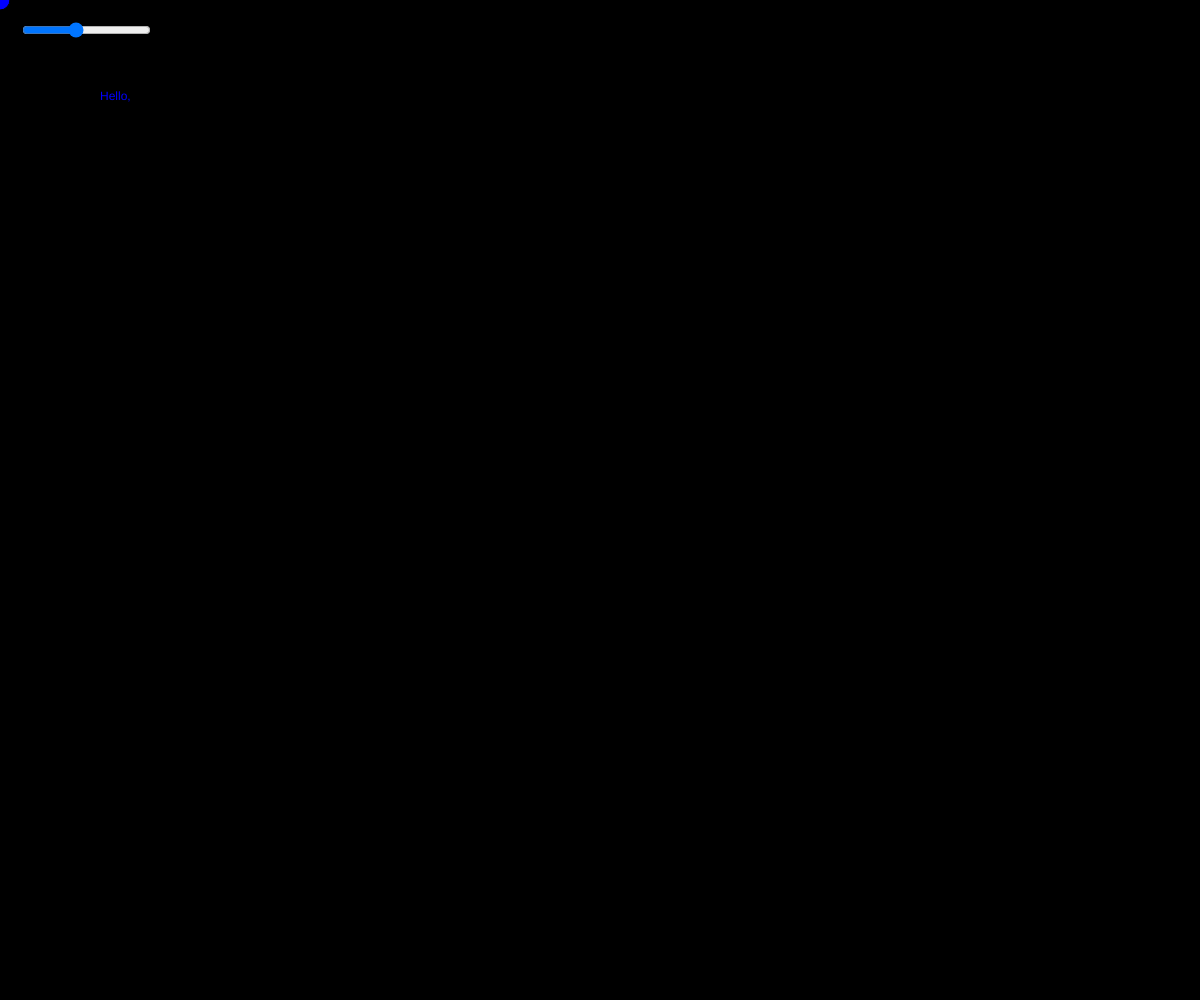
Frame 1 (no input)
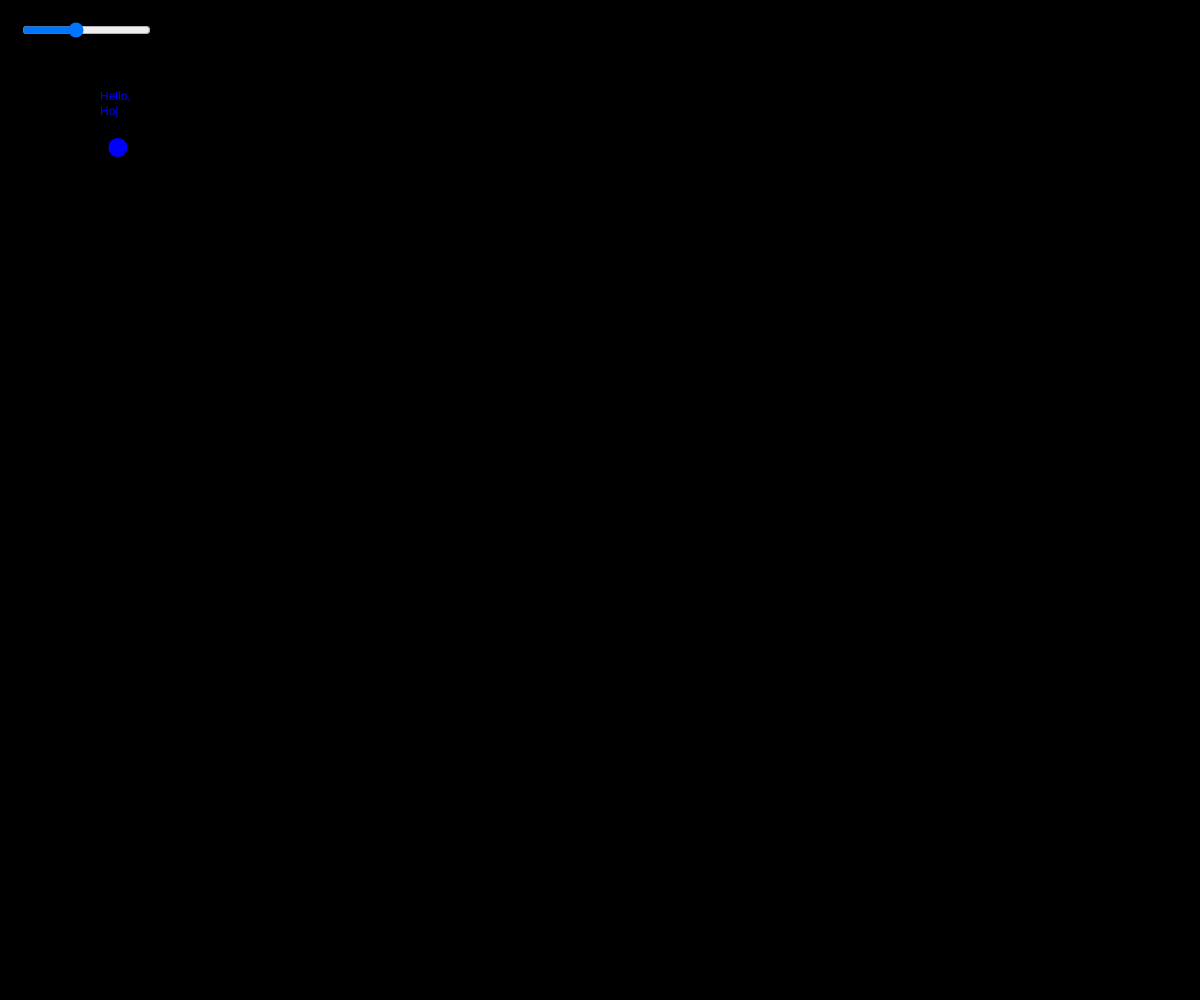
Frame 60 (no input)
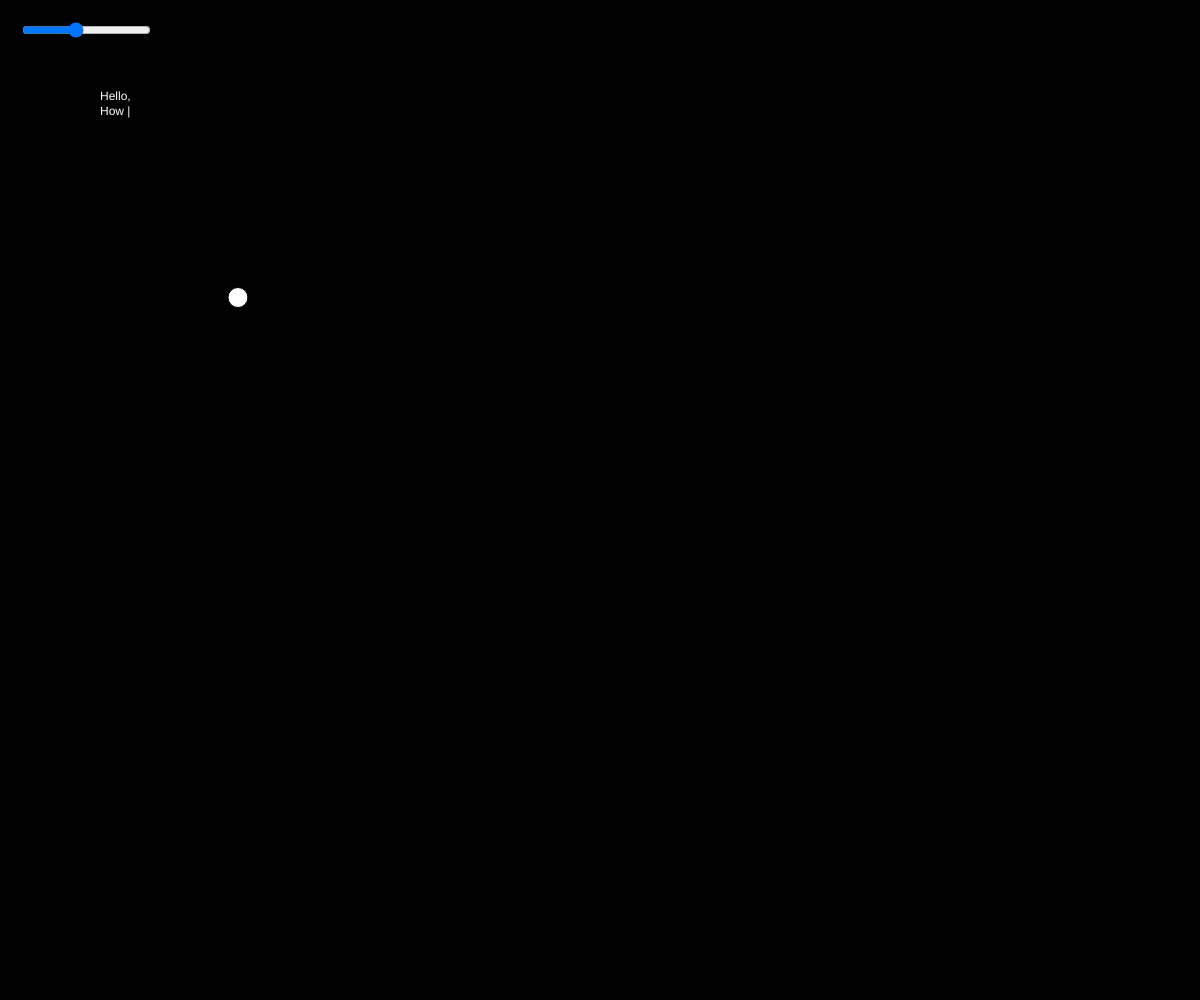
Frame 120 (the mouse pressed at the canvas centre since frame 60)

The p5.js sketch that drew these frames (run headless with seeded random() and noise() and a simulated clock; from frame 60 on, the mouse is pressed at the canvas centre):

// p5.js sketch
// ── sketch.js
  var x, y, xVel, yVel, intro, curChar, prevChar, speech, anim;
  var textSpdSld, textSpd;
function setup() {
  createCanvas(windowWidth, windowHeight);
 x = 0;
 y = 0;
  xVel = 2;
  yVel = 2.5;
  intro = "Hello, \n"
  speech = "How are you? \nI'm BoRen, ";
  curChar = speech.charAt(0);
  anim = 0;
  textSpdSld = createSlider(1, 60, 25);
  textSpdSld.position(20, 20);
}

function draw() {
  textSpd = textSpdSld.value();
  background(0);
  mouseColor = color(mouseX, mouseY, 255);
  fill(mouseColor);
  
  text(intro, 100, 100);
  if(speech.length > 1 && speech.startsWith(curChar)){
      if(!intro.endsWith('|') && anim !== 1){
        if(anim === 2){
           intro = intro.substring(0, intro.length-1);
        }
        anim = 1;
        intro = intro.concat('|');
      }else if(anim!=2){
        if(anim === 1){
        intro = intro.substring(0, intro.length - 1);
        }
        anim = 2;
        intro = intro.concat(' ');
      }
    if(frameCount%textSpd===0){
      if(anim === 1 || anim === 2){
        anim = 0;
        intro = intro.substring(0, intro.length-1);
      }
      console.log(speech);
      speech = speech.substring(1, speech.length);
      intro = intro.concat(curChar);
      console.log(intro);
      curChar = speech.charAt(0);
      console.log(speech.charAt(0));
      console.log(speech);
    }
  }
  
  //Drawing Circle
  ellipse(x, y, 20, 20);
  x += xVel;
  y += yVel;
  if(x > width ||x < 0){
    xVel = -xVel;
  }
  if(y > height || y < 0){
    yVel = -yVel;
  }
}
function windowResized(){
  resizeCanvas(windowWidth, windowHeight);
  if(x > windowWidth){
    x = windowWidth - 20
  } else if(x < 0){
    x = 0;
  }
  if(y > windowHeight){
    y = windowHeight -20
  } else if (y < 0){
    y = 0;
  }
  
  
}
